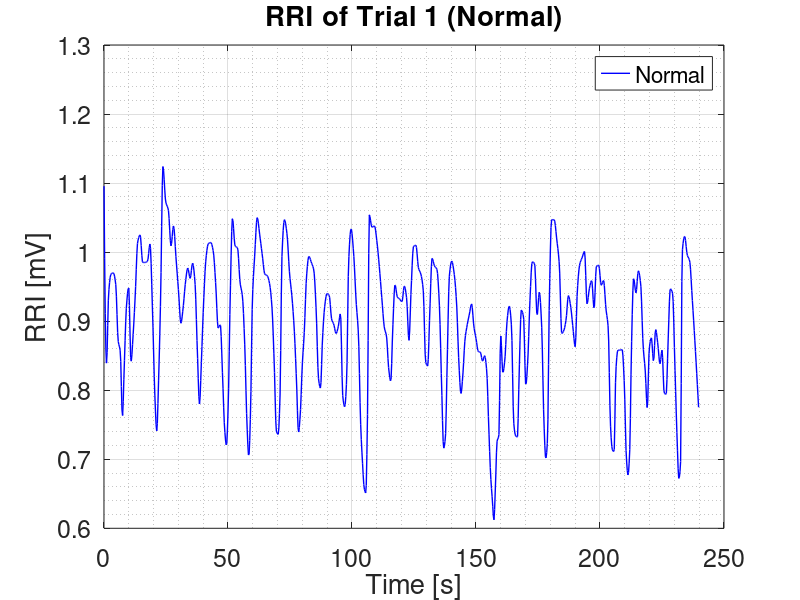
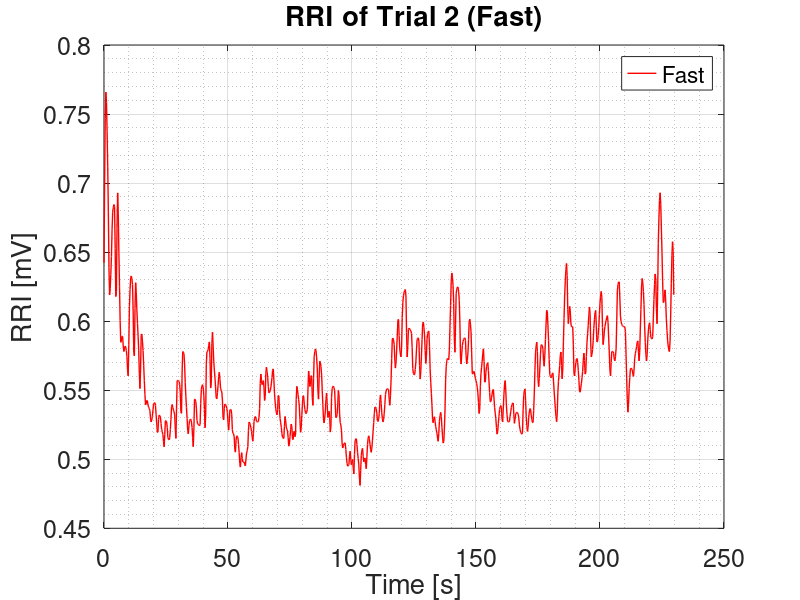
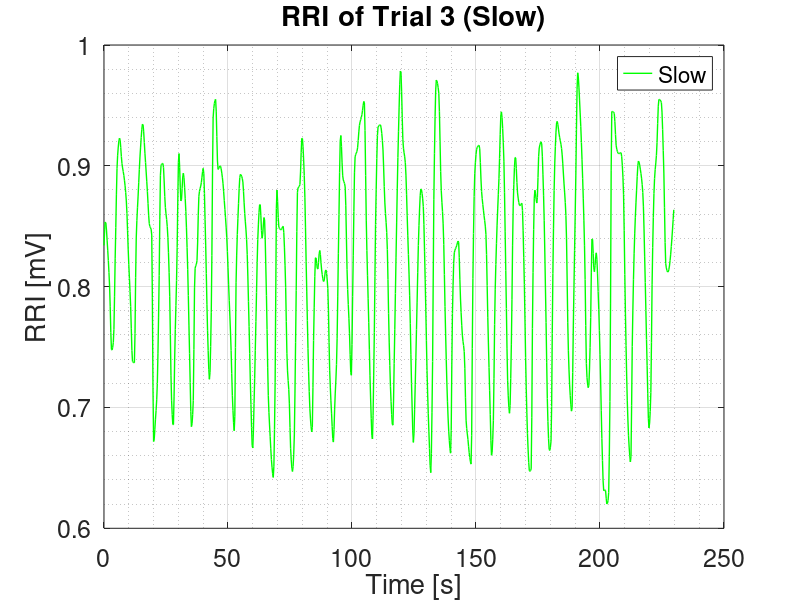
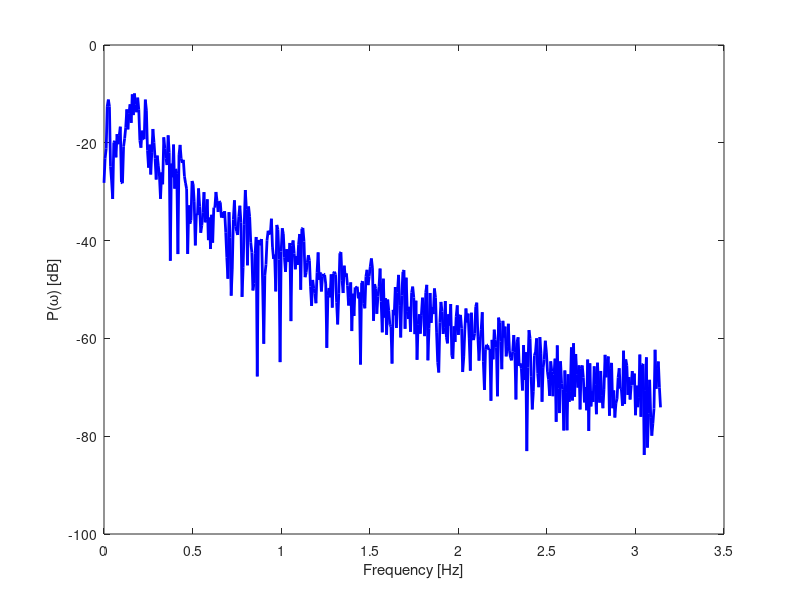

MATLAB code to generate these figures, in order: (Note: this script raises an error after producing the figures.)
load RRI_Vaikkun
%%

Fs = fsRRI1Vaikkun ;Ts = 1/Fs;  % sampling frequency for all RRI are same
n1=length(xRRI1_Vaikkun);n2=length(xRRI2_Vaikkun);n3=length(xRRI3_Vaikkun);  numRRI = 3;
t1=0:Ts:(n1-1)*Ts ; t2=0:Ts:(n2-1)*Ts ; t3=0:Ts:(n3-1)*Ts ;
windows = [50 150];

figure(1);
plot(t1,xRRI1_Vaikkun,'b','LineWidth',1);xlabel('Time [s]');ylabel('RRI [mV]');title('RRI of Trial 1 (Normal)'); grid on; grid minor; legend('Normal'); set(gca,'FontSize',18)
figure(2);
plot(t2,xRRI2_Vaikkun,'r','LineWidth',1);xlabel('Time [s]');ylabel('RRI [mV]');title('RRI of Trial 2 (Fast)'); grid on; grid minor; legend('Fast'); set(gca,'FontSize',18)
figure(3);
plot(t3,xRRI3_Vaikkun,'g','LineWidth',1);xlabel('Time [s]');ylabel('RRI [mV]');title('RRI of Trial 3 (Slow)'); grid on; grid minor; legend('Slow'); set(gca,'FontSize',18)
speed = ['Normal' 'Fast' 'Slow'];
%%
RRIsignals = {detrend(xRRI1_Vaikkun-mean(xRRI1_Vaikkun)), detrend(xRRI2_Vaikkun - mean(xRRI2_Vaikkun)) , detrend(xRRI3_Vaikkun - mean(xRRI3_Vaikkun))};
PSDStandard = cell(numRRI,1);
nSamples = [n1 n2 n3]; nFft=2048; colors = ['b','g','r'];

for i = 1:numRRI
    [PSDStandard{i}, f] = periodogram(RRIsignals{i}, hamming(nSamples(i)));
    figure;
    plot(f,10*log10(PSDStandard{i}),colors(i),'LineWidth',2);
    xlabel('Frequency [Hz]');ylabel('P(\omega) [dB]');title('Periodogram of Trial ' + string(i));
    grid on; grid minor;set(gca,'FontSize',18);
    
end

AvgPSD = {numRRI , length(windows)};
for i = 1:numRRI
    figure;
    for j = 1:length(windows)
        % number of samples of window
        lengthWindow = windows(j) * Fs;
        [AvgPSD{i, j}, fWelch] = pwelch(RRIsignals{i}, hamming(lengthWindow), 0, nFft, Fs);
        plot(fWelch, 10*log10(AvgPSD{i,j}),'LineWidth',2); hold on;
        legend('\deltat = ' + string(windows(j)));
    end
    xlabel('Frequency [Hz]');ylabel('P(\omega) [dB]');grid on;grid minor;title('Averaged Periodogram for Trial ' + string(i));
    set(gca , 'FontSize' , 18);legend('\deltat = ' + string(50) , '\deltat = ' + string(150));
end

% AR estimation of Power Spectrum

ModelOrders = 2:3:12 ; numOrders = length(ModelOrders);
var_AR_estimation = [] ; F = cell(numRRI,1);

for i = 1: numRRI
    figure;
    [PSDStandard{i}, f] = periodogram(RRIsignals{i}, hamming(nSamples(i)),nFft,Fs);
    plot(f,10*log10(PSDStandard{i}),colors(i),'LineWidth',1); hold on;
    xlabel('Frequency [Hz]');ylabel('P(\omega) [dB]');title('Periodogram of Trial ' + string(i));
    grid on; grid minor;set(gca,'FontSize',18);
    for j = 1: numOrders
        [Pxx,F_yulear] = pyulear(RRIsignals{i},ModelOrders(j),nFft,Fs);
        plot(F_yulear,10*log10(Pxx),'LineWidth',2);
    end
    legend({'Original Periodogram','AR(2)','AR(5)','AR(8)','AR(11)'},'FontSize',14)
end

figure;
K = cell(numRRI,1);pacf = cell(numRRI,1);
for i = 1:numRRI
    [arcoefs,E,K{i}] = aryule(RRIsignals{i},20);
    pacf{i}=-K{i};
    stem(pacf{i},'filled',colors(i)); hold on;
end
xlabel('lag');ylabel('Partial ACF'); title('Partial Autocorrelation Sequence');xlim([1 15]);
uconf = 0.2;
lconf = -uconf; hold on;
plot([1 15],[1 1]'*[lconf uconf],'k--');grid on; grid minor;
legend('PACF (Normal Breathing)','PACF (Fast Breathing)','PACF (Slow Breathing)')
set(gca,'FontSize',18)



